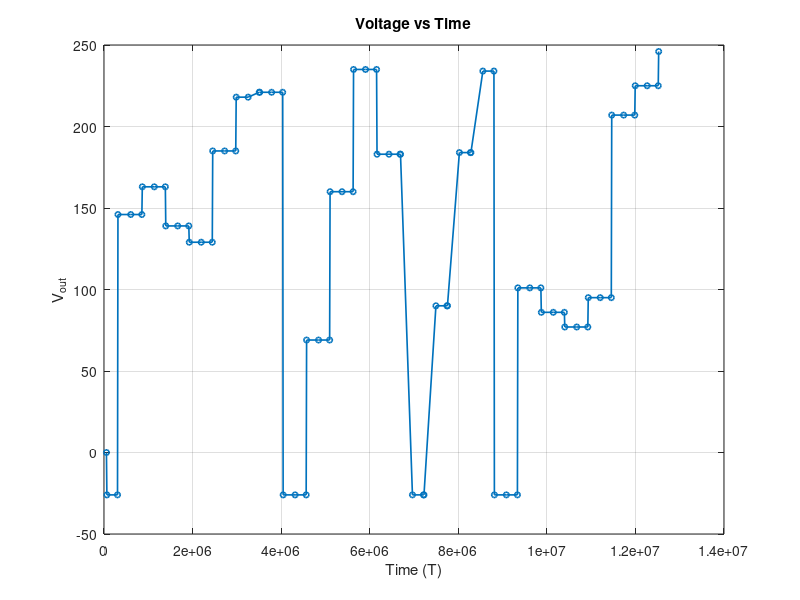
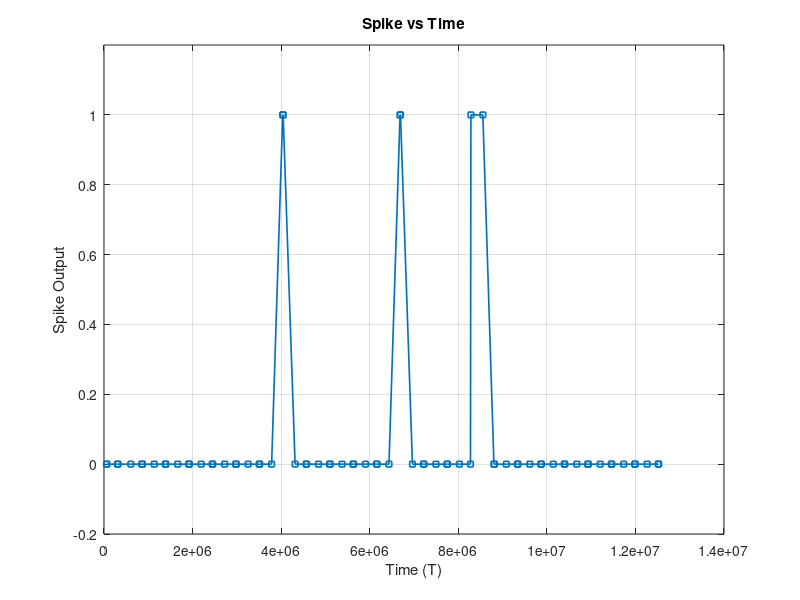

Recreate these plots in MATLAB, in order.
% --- LIF neuron data plotting ---
% Copy-paste your data as numeric arrays

T = [55000 65000 305000 315000 605000 855000 865000 1135000 1385000 1395000 ...
1665000 1915000 1925000 2195000 2445000 2455000 2725000 2975000 2985000 3255000 ...
3505000 3515000 3785000 4035000 4045000 4315000 4565000 4575000 4845000 5095000 ...
5105000 5375000 5625000 5635000 5905000 6155000 6165000 6435000 6685000 6695000 ...
6965000 7215000 7225000 7495000 7745000 7755000 8025000 8275000 8285000 8555000 ...
8805000 8815000 9085000 9335000 9345000 9615000 9865000 9875000 10145000 10395000 ...
10405000 10675000 10925000 10935000 11205000 11455000 11465000 11735000 11985000 ...
11995000 12265000 12515000 12525000];

V_out = [0 -26 -26 146 146 146 163 163 163 139 139 139 129 129 129 185 185 185 218 218 ...
221 221 221 221 -26 -26 -26 69 69 69 160 160 160 235 235 235 183 183 183 183 -26 -26 ...
-26 90 90 90 184 184 184 234 234 -26 -26 -26 101 101 101 86 86 86 77 77 77 95 95 95 ...
207 207 207 225 225 225 246];

spike_out = [0 0 0 0 0 0 0 0 0 0 0 0 0 0 0 0 0 0 0 0 ...
0 0 0 1 1 0 0 0 0 0 0 0 0 0 0 0 0 0 1 1 0 0 0 0 0 0 ...
0 0 1 1 0 0 0 0 0 0 0 0 0 0 0 0 0 0 0 0 0 0 0 0 0 0 0];

% --- Plot 1: Voltage vs Time ---
figure;
plot(T, V_out, '-o', 'LineWidth', 1.2, 'MarkerSize', 4);
xlabel('Time (T)');
ylabel('V_{out}');
title('Voltage vs Time');
grid on;

% --- Plot 2: Spike vs Time ---
figure;
plot(T, spike_out, '-s', 'LineWidth', 1.2, 'MarkerSize', 4);
xlabel('Time (T)');
ylabel('Spike Output');
title('Spike vs Time');
ylim([-0.2 1.2]);
grid on;
